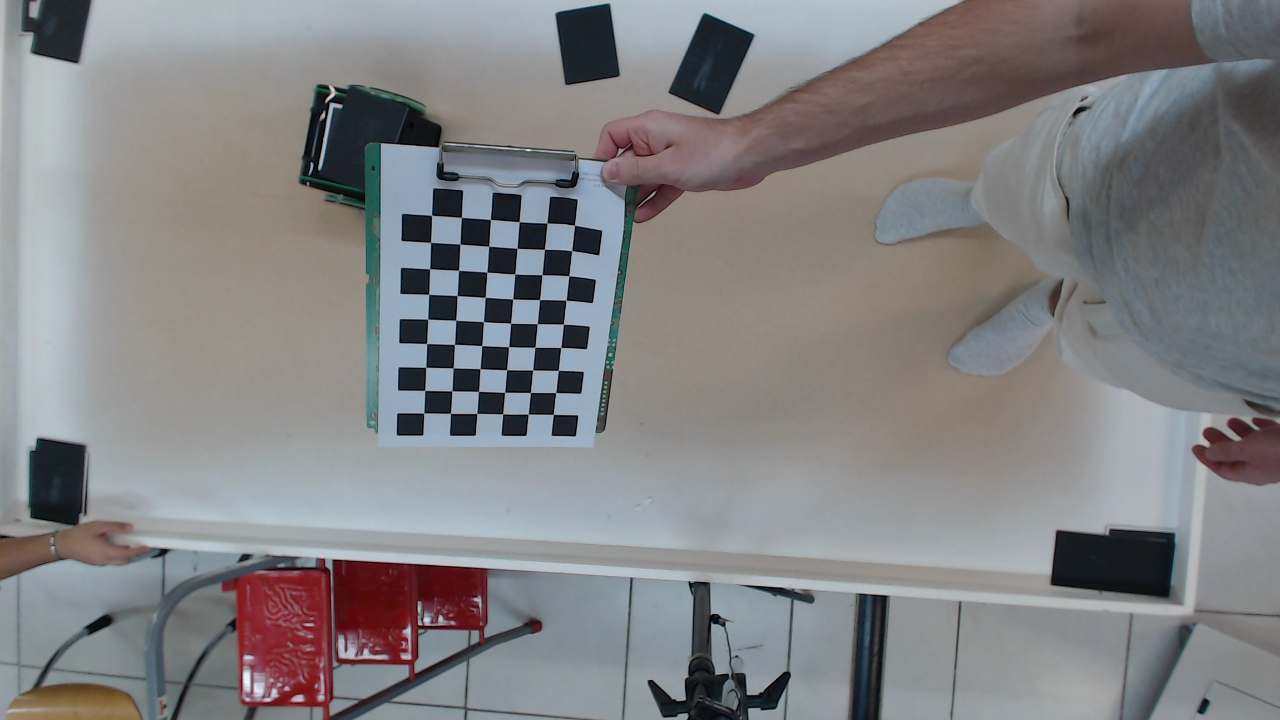
#> input picture vision/Camera-test/logitec/frame_10_OK.png, 1280 x 720 px; its folder holds only this picture in this run
$ python generateIntrinsic.py
#> lines starting #> are read from the running program, lines starting #| are printed output that depends on the picture; after the words box and inside, x2 and y2 are one past the last pixel; in counts of white or black regions, pixels touching at a corner belong together; long printed decimals are rounded
import glob

import cv2 as cv
import numpy as np

# termination criteria
criteria = (cv.TERM_CRITERIA_EPS + cv.TERM_CRITERIA_MAX_ITER, 30, 0.001)

# prepare object points, like (0,0,0), (1,0,0), (2,0,0) ....,(6,5,0)
objp = np.zeros((6 * 7, 3), np.float32)
objp[:, :2] = np.mgrid[0:7, 0:6].T.reshape(-1, 2)

# Arrays to store object points and image points from all the images.
objpoints = []  # 3d point in real world space
imgpoints = []  # 2d points in image plane.

images = glob.glob('logitec/*.png')

for fname in images:
    img = cv.imread(fname)
#> img is the input picture: shape (720, 1280, 3); mean B, G, R 130.9, 129.6, 129.8
    gray = cv.cvtColor(img, cv.COLOR_BGR2GRAY)
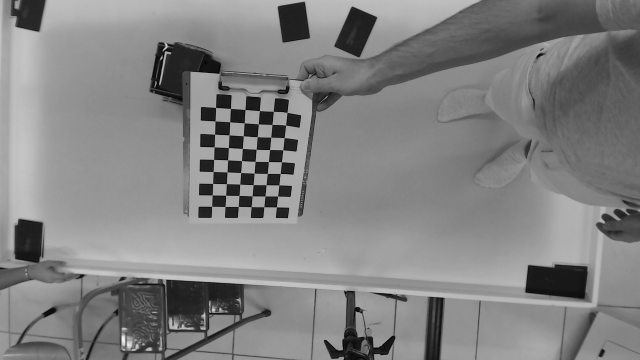
#> gray: shape (720, 1280) (shown at 1/2 size); min 0, max 247, mean 129.8

    # Find the chess board corners
    ret, corners = cv.findChessboardCorners(gray, (7, 6), None)
#> ret = True; corners = 42 rows, first 8: [423.6, 413.1], [424.7, 390.4], [425.6, 367.3], [426.5, 343.5], [427.6, 319.2], [428.5, 294.3], [429.7, 268.9], [450.4, 413.2]

    # If found, add object points, image points (after refining them)
    if ret == True:
        objpoints.append(objp)

        corners2 = cv.cornerSubPix(gray, corners, (11, 11), (-1, -1), criteria)
#> corners2 = 42 rows, first 8: [423.8, 413], [424.7, 390.4], [425.7, 367.3], [426.6, 343.5], [427.7, 319.1], [428.7, 294.3], [429.6, 268.7], [450.4, 413.4]
        imgpoints.append(corners2)

        # Draw and display the corners
        cv.drawChessboardCorners(img, (7, 6), corners2, ret)
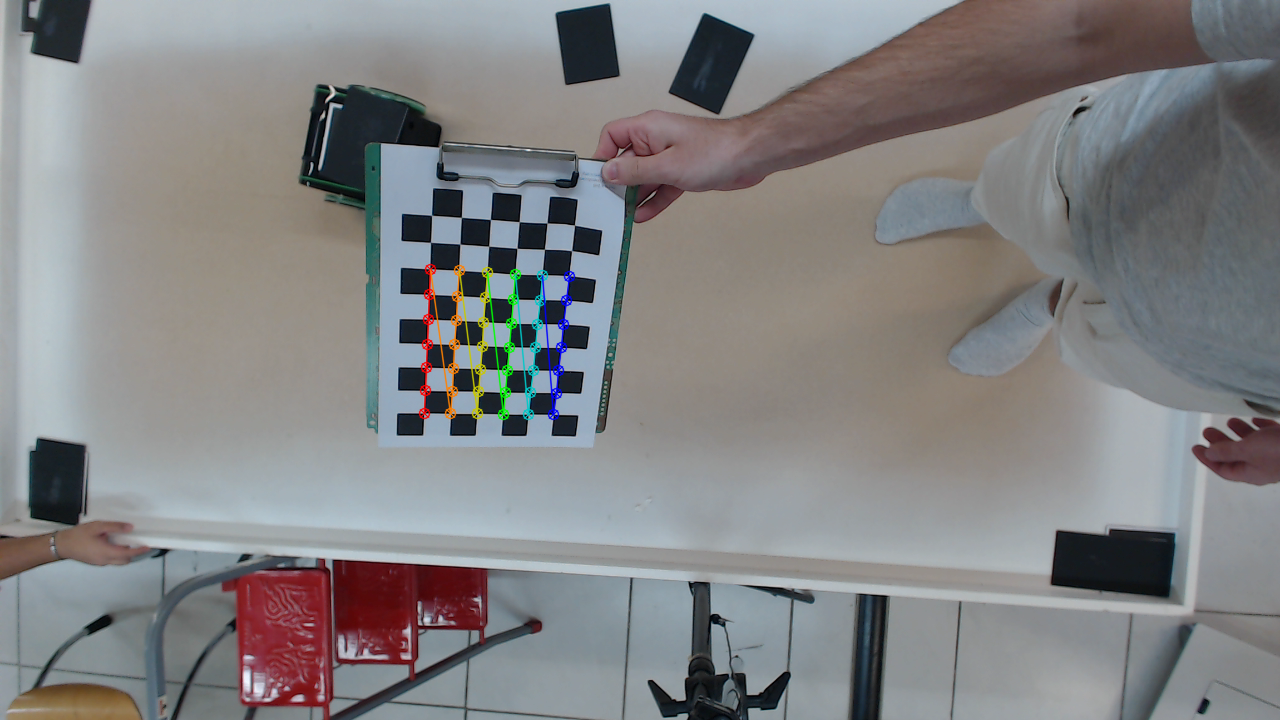
#> img: shape (720, 1280, 3); 0.86% of pixels changed, all inside (x1, y1, x2, y2) = (418, 263, 576, 421)
        cv.imshow('img', img)
        cv.waitKey(500)

cv.destroyAllWindows()

ret, mtx, dist, rvecs, tvecs = cv.calibrateCamera(objpoints, imgpoints, gray.shape[::-1], None, None)
#> ret = 0.213; mtx = [[1485.9, 0, 717], [0, 1285.6, 449.2], [0, 0, 1]]; dist = [[-0.546, 22.77, -0.0705, 0.0686, -161.7]]; rvecs = ([0.635, 0.0107, -1.46],); tvecs = ([-10.77, -1.36, 52.7],)
print("Camera matrix : \n")
print(mtx)
#| [[1.48588400e+03 0.00000000e+00 7.17045293e+02]
#|  [0.00000000e+00 1.28559720e+03 4.49184595e+02]
#|  [0.00000000e+00 0.00000000e+00 1.00000000e+00]]
print("dist : \n")
print(dist)
#| [[-5.45512936e-01  2.27683021e+01 -7.05466193e-02  6.86171138e-02
#|   -1.61718056e+02]]
print("rvecs : \n")
print(rvecs)
#| (array([[ 0.6346],
#|        [ 0.01069],
#|        [-1.456]]),)
print("tvecs : \n")
print(tvecs)
#| (array([[-10.765],
#|        [ -1.362],
#|        [ 52.701]]),)


import pickle

# Raggruppiamo i dati in un dizionario
calib_data = {
    'camera_matrix': mtx,
    'dist_coeff': dist,
    'rvecs': rvecs,
    'tvecs': tvecs
}
#> calib_data = {'camera_matrix': [[1485.9, 0, 717], [0, 1285.6, 449.2], [0, 0, 1]], 'dist_coeff': [[-0.546, 22.77, -0.0705, 0.0686, -161.7]], 'rvecs': ([0.635, 0.0107, -1.46],), 'tvecs': ([-10.77, -1.36, 52.7],)}

# Salviamo su file
with open('logitec/calib_data_logitec.pkl', 'wb') as f:
    pickle.dump(calib_data, f)

$ run again, on vision/Camera-test/logitec/frame_6_OK.png
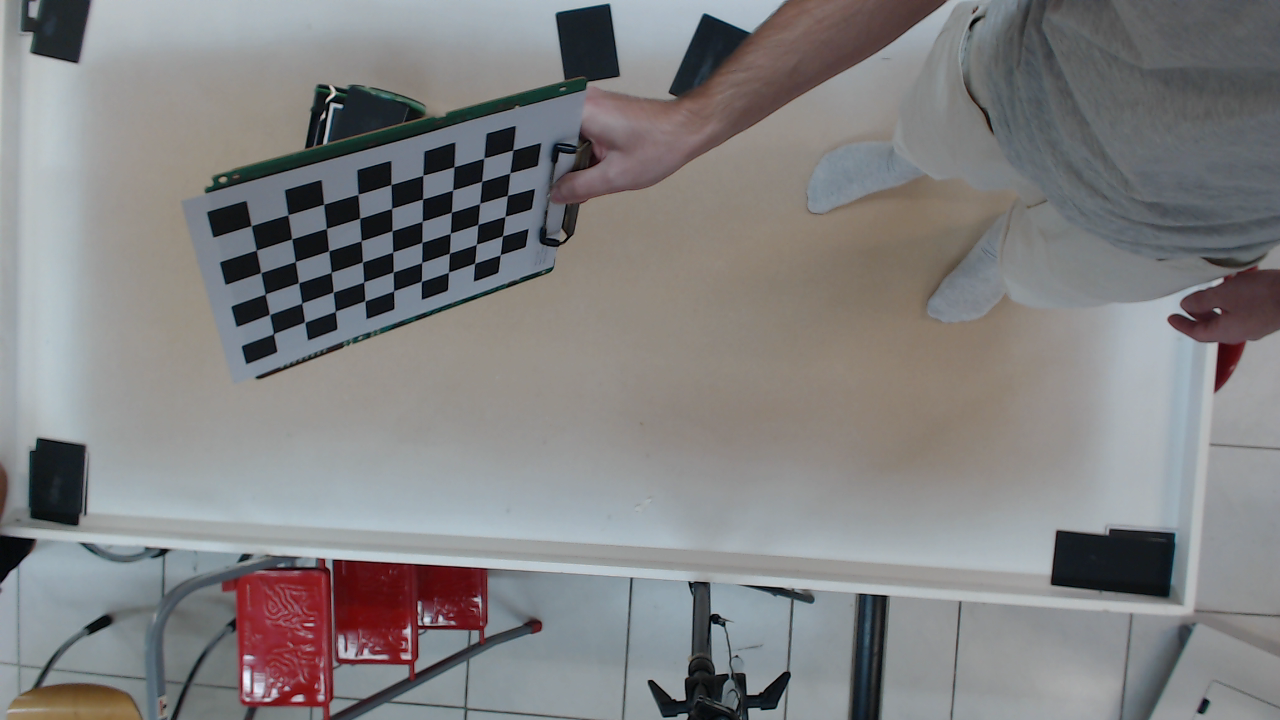
#> input picture vision/Camera-test/logitec/frame_6_OK.png, 1280 x 720 px
#> img is the input picture: shape (720, 1280, 3); mean B, G, R 129.1, 128.5, 129.1
#> `gray = cv.cvtColor(img, cv.COLOR_BGR2GRAY)`:
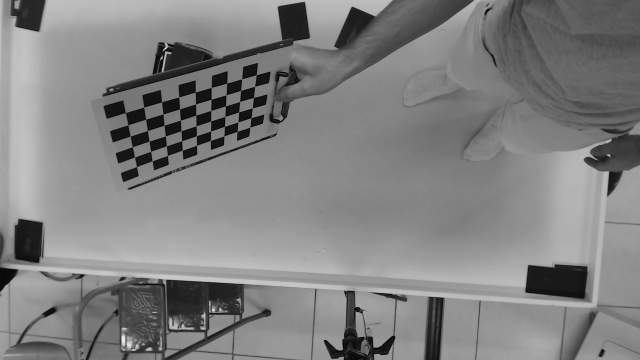
#> gray: shape (720, 1280) (shown at 1/2 size); min 0, max 245, mean 128.7
#> `ret, corners = cv.findChessboardCorners(gray, (7, 6), None)`: ret = True; corners = 42 rows, first 8: [323.8, 204.1], [357.8, 194.4], [391, 184.5], [423, 175.4], [454, 166.8], [483.6, 158], [513, 149.8], [326.1, 228.4]
#> corners2 = 42 rows, first 8: [323.6, 204.3], [358, 194.4], [390.9, 184.5], [422.8, 175.3], [453.9, 166.7], [483.8, 158.2], [512.8, 150], [326.4, 228.5]
#> `cv.drawChessboardCorners(img, (7, 6), corners2, ret)`:
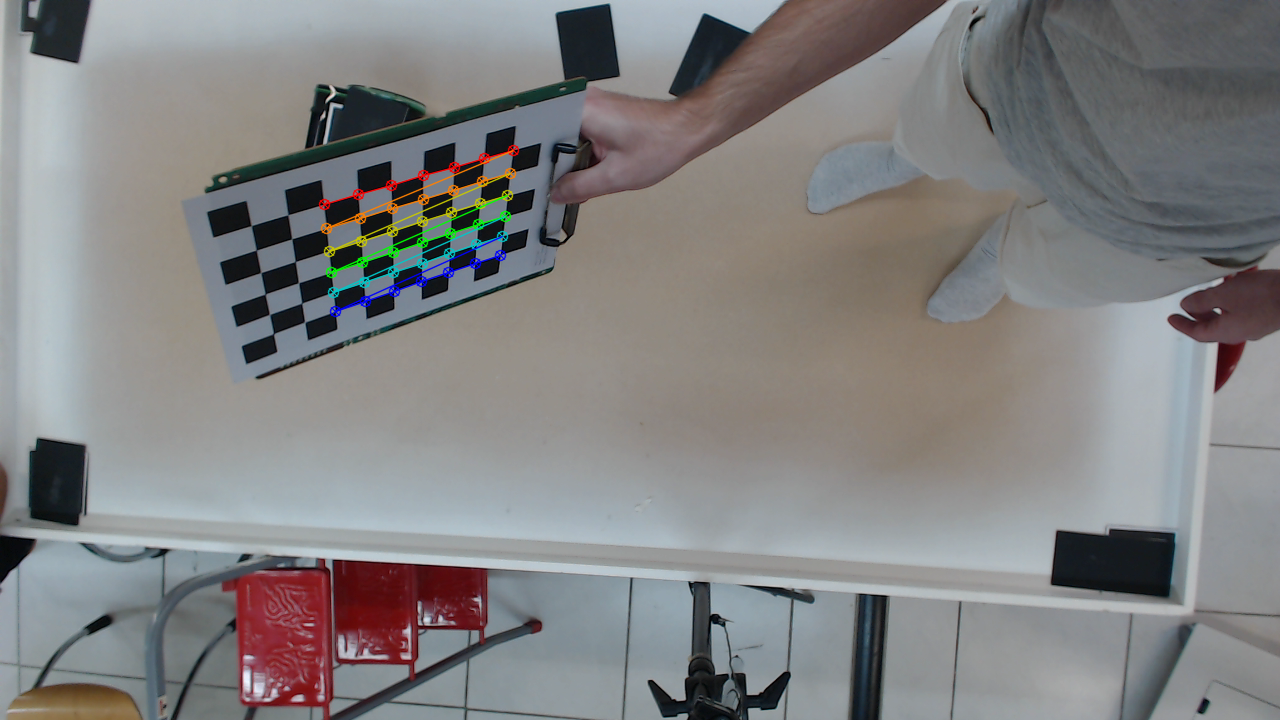
#> img: shape (720, 1280, 3); 0.96% of pixels changed, all inside (x1, y1, x2, y2) = (318, 144, 520, 318)
#> `ret, mtx, dist, rvecs, tvecs = cv.calibrateCamera(objpoints, imgpoints..`: ret = 0.149; mtx = [[871.6, 0, 641.6], [0, 984.6, 363.7], [0, 0, 1]]; dist = [[0.381, -2.13, 0.046, 0.0226, 5.75]]; rvecs = ([1.05, -0.563, -0.0658],); tvecs = ([-9.32, -4.29, 25.25],)
#| [[871.636   0.         641.607 ]
#|  [  0.         984.591 363.705]
#|  [  0.           0.           1.        ]]
#| [[ 0.3806 -2.130  0.04595  0.02257  5.755]]
#| (array([[ 1.048  ],
#|        [-0.5627],
#|        [-0.06581]]),)
#| (array([[-9.323],
#|        [-4.285],
#|        [25.254]]),)
#> calib_data = {'camera_matrix': [[871.6, 0, 641.6], [0, 984.6, 363.7], [0, 0, 1]], 'dist_coeff': [[0.381, -2.13, 0.046, 0.0226, 5.75]], 'rvecs': ([1.05, -0.563, -0.0658],), 'tvecs': ([-9.32, -4.29, 25.25],)}

$ run again, on vision/Camera-test/logitec/frame_7_OK.png
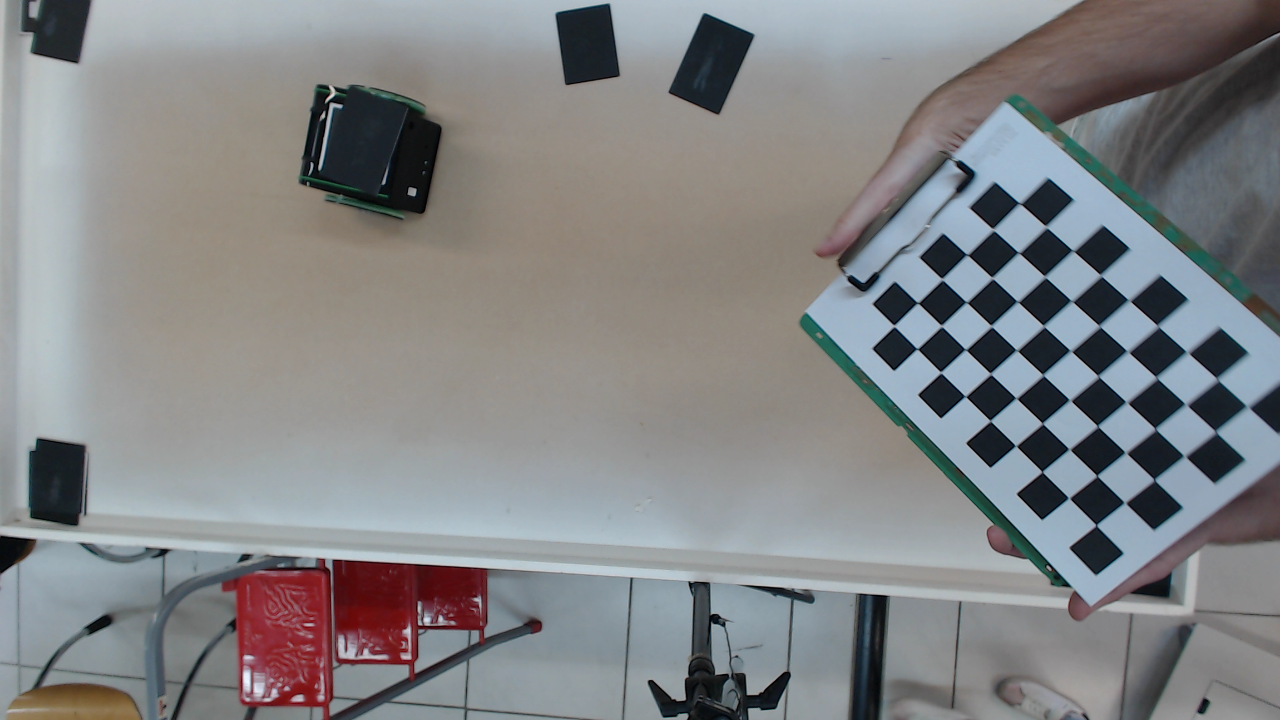
#> input picture vision/Camera-test/logitec/frame_7_OK.png, 1280 x 720 px
#> img is the input picture: shape (720, 1280, 3); mean B, G, R 133.1, 131.7, 130.5
#> `gray = cv.cvtColor(img, cv.COLOR_BGR2GRAY)`:
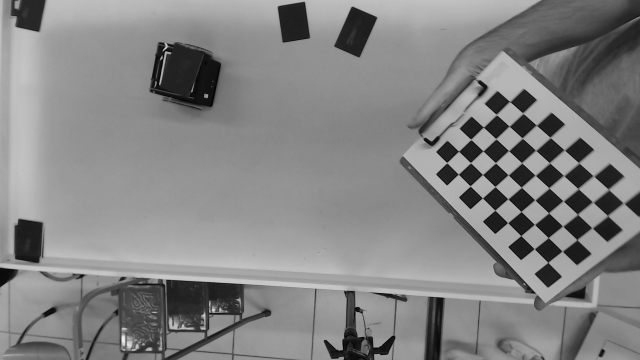
#> gray: shape (720, 1280) (shown at 1/2 size); min 0, max 245, mean 131.5
#> `ret, corners = cv.findChessboardCorners(gray, (7, 6), None)`: ret = True; corners = 42 rows, first 8: [1042.1, 471.7], [1015.9, 445.8], [990.3, 420.7], [965.3, 396.4], [940.6, 372.2], [917.3, 348.7], [894.1, 325.7], [1070.3, 449.5]
#> corners2 = 42 rows, first 8: [1042.1, 471.6], [1015.8, 445.8], [990.3, 420.7], [965.3, 396.3], [940.7, 372.4], [917.2, 348.8], [894.1, 325.8], [1069.4, 449.2]
#> `cv.drawChessboardCorners(img, (7, 6), corners2, ret)`:
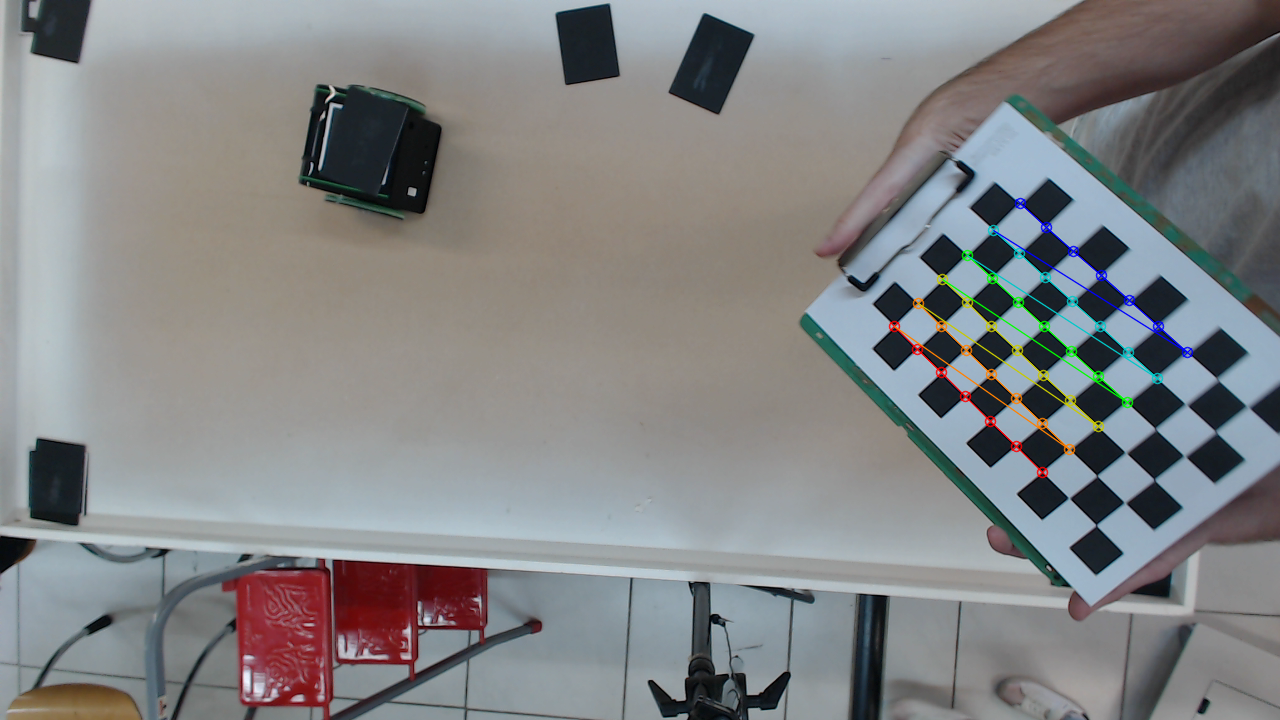
#> img: shape (720, 1280, 3); 0.99% of pixels changed, all inside (x1, y1, x2, y2) = (888, 197, 1194, 479)
#> `ret, mtx, dist, rvecs, tvecs = cv.calibrateCamera(objpoints, imgpoints..`: ret = 0.117; mtx = [[1154.4, 0, 680.2], [0, 1092.5, 369.5], [0, 0, 1]]; dist = [[0.21, -0.473, -0.00649, 0.0105, -0.0822]]; rvecs = ([-0.622, 0.357, -2.27],); tvecs = ([9.95, 3, 32.53],)
#| [[1.15438659e+03 0.00000000e+00 6.80166887e+02]
#|  [0.00000000e+00 1.09253263e+03 3.69477003e+02]
#|  [0.00000000e+00 0.00000000e+00 1.00000000e+00]]
#| [[ 0.2103 -0.4732 -0.006488  0.01047 -0.08222 ]]
#| (array([[-0.6223],
#|        [ 0.357],
#|        [-2.270]]),)
#| (array([[ 9.947],
#|        [ 2.997],
#|        [32.529]]),)
#> calib_data = {'camera_matrix': [[1154.4, 0, 680.2], [0, 1092.5, 369.5], [0, 0, 1]], 'dist_coeff': [[0.21, -0.473, -0.00649, 0.0105, -0.0822]], 'rvecs': ([-0.622, 0.357, -2.27],), 'tvecs': ([9.95, 3, 32.53],)}
